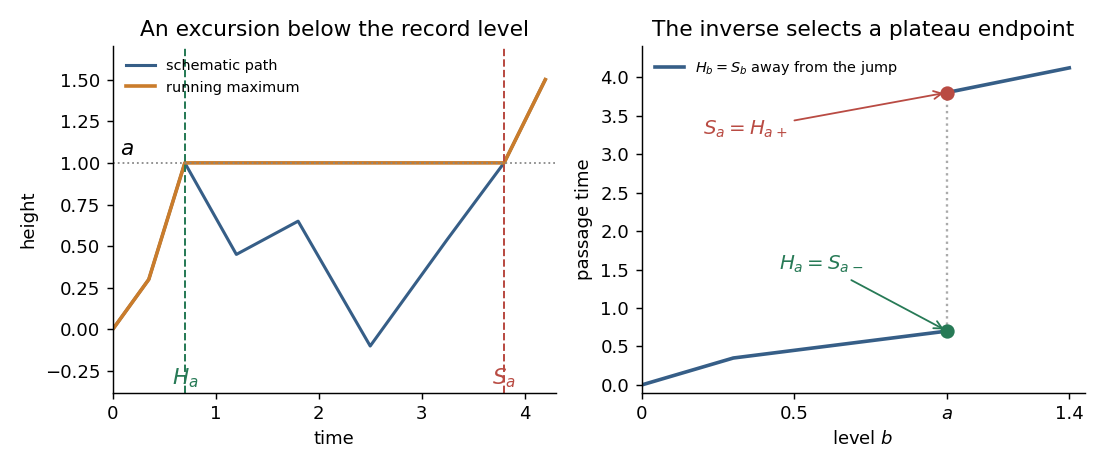

Generate this figure with Python:
"""Original schematic of the two inverses at a running-maximum plateau.

Tested with Python 3.14.4 and the root numpy/matplotlib dependencies.
Writes its PNG basename to the current working directory.
"""
from pathlib import Path
import os
import tempfile
os.environ.setdefault("MPLCONFIGDIR", str(Path(tempfile.gettempdir()) / "paper28-matplotlib"))

import matplotlib
matplotlib.use("Agg")
import matplotlib.pyplot as plt
import numpy as np


def main():
    fig, (ax, bx) = plt.subplots(1, 2, figsize=(8.5, 3.6), dpi=130)
    fig.patch.set_facecolor("white")
    times = np.array([0, .35, .7, 1.2, 1.8, 2.5, 3.2, 3.8, 4.2])
    heights = np.array([0, .3, 1, .45, .65, -.1, .5, 1, 1.5])
    mesh = np.unique(np.r_[np.linspace(0, 4.2, 1600), times])
    path = np.interp(mesh, times, heights)
    ax.plot(mesh, path, color="#365e87", lw=1.7, label="schematic path")
    ax.plot(mesh, np.maximum.accumulate(path), color="#ca7c2b", lw=2,
            label="running maximum")
    ax.axhline(1, color="#888888", ls=":", lw=1)
    for time, color, label in [(.7, "#277a56", "$H_a$"), (3.8, "#b94b43", "$S_a$")]:
        ax.axvline(time, color=color, ls="--", lw=1.1)
        ax.text(time, -.33, label, color=color, ha="center", fontsize=12)
    ax.text(.07, 1.05, "$a$", fontsize=12)
    ax.set(xlim=(0, 4.3), ylim=(-.38, 1.7), xlabel="time", ylabel="height",
           title="An excursion below the record level")
    ax.legend(loc="upper left", fontsize=8, frameon=False)
    bx.plot([0, .3, 1], [0, .35, .7], color="#365e87", lw=2)
    bx.plot([1, 1.4], [3.8, 4.12], color="#365e87", lw=2,
            label="$H_b=S_b$ away from the jump")
    bx.plot([1, 1], [.7, 3.8], color="#aaaaaa", ls=":", lw=1.3)
    bx.scatter([1], [.7], color="#277a56", s=48, zorder=4)
    bx.scatter([1], [3.8], color="#b94b43", s=48, zorder=4)
    bx.annotate("$H_a=S_{a-}$", (1, .7), xytext=(.45, 1.5),
                arrowprops=dict(arrowstyle="->", color="#277a56"),
                color="#277a56", fontsize=11)
    bx.annotate("$S_a=H_{a+}$", (1, 3.8), xytext=(.2, 3.25),
                arrowprops=dict(arrowstyle="->", color="#b94b43"),
                color="#b94b43", fontsize=11)
    bx.set(xlim=(0, 1.45), ylim=(-.1, 4.4), xlabel="level $b$", ylabel="passage time",
           title="The inverse selects a plateau endpoint")
    bx.set_xticks([0, .5, 1, 1.4], ["0", "0.5", "$a$", "1.4"])
    bx.legend(loc="upper left", fontsize=8, frameon=False)
    for axes in (ax, bx):
        axes.set_facecolor("white")
        axes.spines[["top", "right"]].set_visible(False)
    fig.tight_layout()
    fig.savefig(Path(__file__).with_suffix(".png").name, facecolor="white")
    plt.close(fig)


if __name__ == "__main__":
    main()
